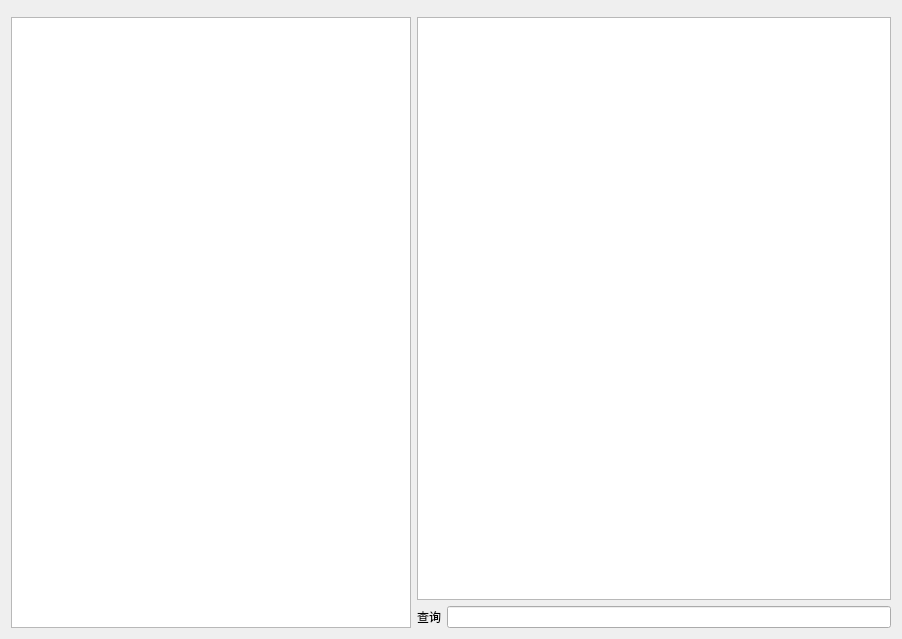
<?xml version="1.0" encoding="UTF-8"?>
<ui version="4.0">
 <class>w_sys_manage_operatorright_Dialog</class>
 <widget class="QDialog" name="w_sys_manage_operatorright_Dialog">
  <property name="geometry">
   <rect>
    <x>0</x>
    <y>0</y>
    <width>902</width>
    <height>639</height>
   </rect>
  </property>
  <property name="windowTitle">
   <string>Dialog</string>
  </property>
  <layout class="QVBoxLayout" name="verticalLayout_2">
   <item>
    <widget class="lds_toolbar" name="widget"/>
   </item>
   <item>
    <layout class="QHBoxLayout" name="horizontalLayout_2">
     <item>
      <widget class="lds_tableView" name="tableView">
       <property name="maximumSize">
        <size>
         <width>400</width>
         <height>16777215</height>
        </size>
       </property>
      </widget>
     </item>
     <item>
      <layout class="QVBoxLayout" name="verticalLayout">
       <item>
        <widget class="lds_tableView" name="tableView_2"/>
       </item>
       <item>
        <layout class="QHBoxLayout" name="horizontalLayout">
         <item>
          <widget class="QLabel" name="label">
           <property name="text">
            <string>查询</string>
           </property>
          </widget>
         </item>
         <item>
          <widget class="QLineEdit" name="lineEdit_filter"/>
         </item>
        </layout>
       </item>
      </layout>
     </item>
    </layout>
   </item>
  </layout>
 </widget>
 <customwidgets>
  <customwidget>
   <class>lds_toolbar</class>
   <extends>QFrame</extends>
   <header>lds_toolbar.h</header>
   <container>1</container>
  </customwidget>
  <customwidget>
   <class>lds_tableView</class>
   <extends>QTableView</extends>
   <header>lds_tableview.h</header>
  </customwidget>
 </customwidgets>
 <resources/>
 <connections/>
</ui>
